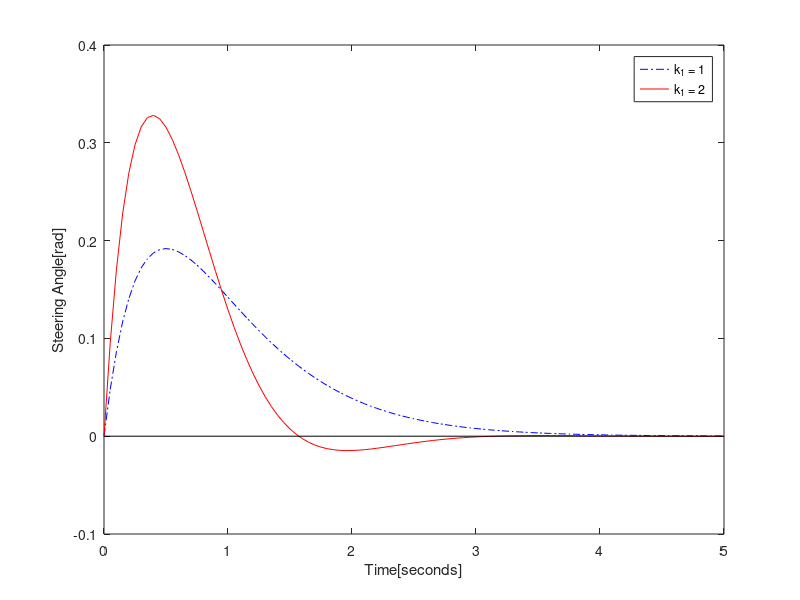

The MATLAB script that drew this image:
s=tf('s');
% % k1=1;
% % k2=0.3;
% % tau=0.2;
% % % lcp=10;
% % % v=10;
% % To=k1*k2/(tau*s^3+s^2+k1*s+k1*k2);
% % % Ti=k1/(tau*s^2+s+k1);
% % % step(Ti)
% % % To=(k1*k2*v+k1*k2*lcp*s)/(v*tau*s^3+(v+k1*lcp)*s^2+(v*k1+k1*k2*lcp)*s+k1*k2*v)
% % ec=To/(v/s^2);
% % step(To)
% % % bode(To)
% ec=To/(v/s^2);

% k1=1;
% k2=0.3;
% tau=0.25;
% To=k1*k2/(tau*s^3+s^2+k1*s+k1*k2);
% ec=To/(v/s^2);
% % step(To)
% step(ec)
% 
% hold on
% 
% k1=2;
% To=k1*k2/(tau*s^3+s^2+k1*s+k1*k2);
% ec=To/(v/s^2);
% % step(To)
% step(ec)
% k1=3;
% To=k1*k2/(tau*s^3+s^2+k1*s+k1*k2);
% ec=To/(v/s^2);
% % step(To)
% step(ec)
% k1=4;
% To=k1*k2/(tau*s^3+s^2+k1*s+k1*k2);
% ec=To/(v/s^2);
% % step(To)
% step(ec)
% k1=0.5;
% To=k1*k2/(tau*s^3+s^2+k1*s+k1*k2);
% ec=To/(v/s^2);
% % step(To)
% step(ec)

% tau=0.25;
% 
% k1=0.5;
% Ti=k1/(tau*s^2+s+k1);
% step(Ti)
% hold on
% 
% k1=1;
% Ti=k1/(tau*s^2+s+k1);
% step(Ti)
% k1=2;
% Ti=k1/(tau*s^2+s+k1);
% step(Ti)
% k1=3;
% Ti=k1/(tau*s^2+s+k1);
% step(Ti)
% k1=4;
% Ti=k1/(tau*s^2+s+k1);
% step(Ti)
% k1=5;
% Ti=k1/(tau*s^2+s+k1);
% step(Ti)

% v=10;
% tau=0.25;
% k1=1;
% Ti=k1/(tau*s^2+s+k1);
% vec=Ti*s*10;
% step(vec,'b-.')
% hold on
% 
% % k1=2;
% % Ti=k1/(tau*s^2+s+k1);
% % vec=Ti*s*10;
% % step(vec,'r')
% % 
% % k1=0.5;
% % Ti=k1/(tau*s^2+s+k1);
% % vec=Ti*s*10;
% % step(vec,'r')
% 
% legend('k_1 = 1','k_1 = 2')
% ylabel('Lateral Acceleration[m/s^2]')
% ylabel('Lateral Jerk[m/s^3]')

% v=10;
% tau=0.25;
% k1=1;
% Ti=k1/(tau*s^2+s+k1);
% vec=Ti*s^2*10;
% step(vec)
% hold on
% 
% k1=2;
% Ti=k1/(tau*s^2+s+k1);
% vec=Ti*s^2*10;
% step(vec)

lwb=2.64;
v=10;
tau=0.25;
k1=1;
Ti=k1/(tau*s^2+s+k1);
vec=Ti*s;
[y1,t1]=step(vec,5);


k1=2;
Ti=k1/(tau*s^2+s+k1);
vec=Ti*s;
[y2,t2]=step(vec,5);

y1=atan2(lwb,v./y1);
y2=atan2(lwb,v./y2);
for i=1:size(y2)
    if y2(i)>pi/2
        y2(i)=y2(i)-pi;
    end
end

plot(t1,y1,'b-.')
hold on
plot(t2,y2,'r')
plot([0 5],[0 0],'k')

legend('k_1 = 1','k_1 = 2')
ylabel('Lateral Acceleration[m/s^2]')
ylabel('Lateral Jerk[m/s^3]')
ylabel('Steering Angle[rad]')
xlabel('Time[seconds]')

